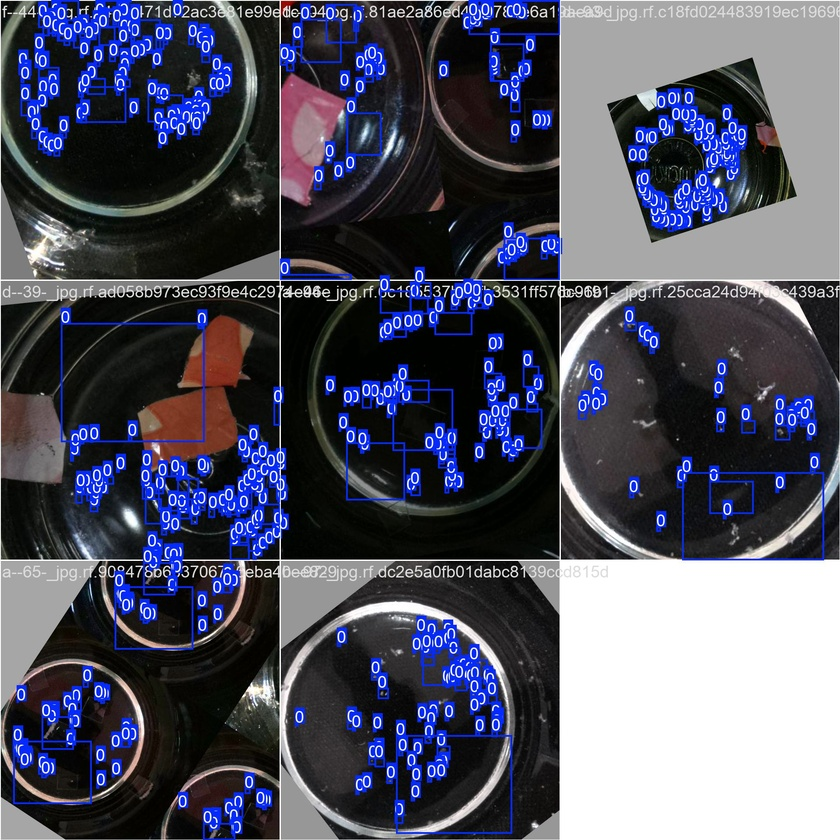
#> input picture Microplastic/detection/microplastic_model/train_batch0.jpg, 840 x 840 px, shrunk from 1920 x 1920 before the run
$ python -i image_detector.py   (imports and definitions only)
#> lines starting #> are read from the running program, lines starting #| are printed output that depends on the picture; after the words box and inside, x2 and y2 are one past the last pixel; in counts of white or black regions, pixels touching at a corner belong together
"""
image_detector.py  — µPlastic Detection System
================================================
Dual-mode detector:

  1. YOLO mode   — loads detection/microplastic_model/weights/best.pt
                   (created by train_model.py --yolo) when available.
                   Uses ultralytics inside a try/except so the app
                   keeps running even if torch/ultralytics is broken.

  2. OpenCV mode — self-calibrating bright-spot detector (no ML).
                   Always available, guaranteed to run.

Pipeline (OpenCV fallback)
--------------------------
  A — Petri-dish masking  : HoughCircles, 85 % radius → exclude rim
  B — CLAHE enhancement   : improve contrast in very dark images
  C — Self-calibrating threshold: mean_inside_dish + 30
  D — Saturation OR-combined for coloured particles (red/blue fibres)
  E — Contour filtering   : area 6 px²–2 % image, solidity ≥ 0.25
  F — Fiber / Fragment / Film classification
  G — Water-quality thresholds
"""

import cv2
import math
import numpy as np
import base64
import os
import json
from datetime import datetime

# ── Model path (written by train_model.py --yolo) ─────────────────────
BASE_DIR   = os.path.dirname(os.path.dirname(os.path.abspath(__file__)))
MODEL_PATH = os.path.join(BASE_DIR, "detection", "microplastic_model", "weights", "best.pt")
THRESH_JSON = os.path.join(BASE_DIR, "detection", "thresholds.json")


# ══════════════════════════════════════════════════════════════════════
# Standalone detect() — used by train_model.py tests / CLI callers
# ══════════════════════════════════════════════════════════════════════

def detect(image_path: str) -> list:
    """
    Detect microplastic particles in an image file.

    Returns a list of dicts with keys:
      x, y, w, h, area, circularity, shape, size_mm, confidence
    """
#> called with image_path = 'microplastic_model/train_batch0.jpg'
    img = cv2.imread(image_path)
#> img is the input picture: shape (840, 840, 3); mean B, G, R 97.8, 82, 80.5
    if img is None:
        return []

    # ── Try YOLO model first if available ────────────────────────────
    if os.path.exists(MODEL_PATH):
        try:
            from ultralytics import YOLO
            model = YOLO(MODEL_PATH)
            results = model(image_path, conf=0.35, verbose=False)
            particles = []
            for box in results[0].boxes:
                x1, y1, x2, y2 = map(int, box.xyxy[0])
                w  = x2 - x1
                h  = y2 - y1
                area   = w * h
                aspect = max(w, h) / (min(w, h) + 1e-5)
                perim  = 2 * (w + h)
                circ   = (4 * math.pi * area) / (perim ** 2 + 1e-5)

                if aspect >= 2.5 and circ < 0.5:
                    shape = "Fiber"
                elif circ >= 0.5:
                    shape = "Fragment"
                else:
                    shape = "Film"

                particles.append({
                    "x":           x1,
                    "y":           y1,
                    "w":           w,
                    "h":           h,
                    "area":        area,
                    "circularity": round(circ, 3),
                    "shape":       shape,
                    "size_mm":     round(math.sqrt(area) * 0.05, 3),
                    "confidence":  round(float(box.conf), 2),
                })
            return particles
        except Exception as e:
            print(f"[Detector] YOLO failed, using OpenCV fallback: {e}")

    # ── OpenCV fallback ───────────────────────────────────────────────
    return _detect_opencv_list(img)


def _detect_opencv_list(img) -> list:
    """Run the OpenCV pipeline and return a plain list (no annotated image)."""
    h, w     = img.shape[:2]
#> h = 840; w = 840
    img_area = h * w
#> img_area = 705600
    gray     = cv2.cvtColor(img, cv2.COLOR_BGR2GRAY)
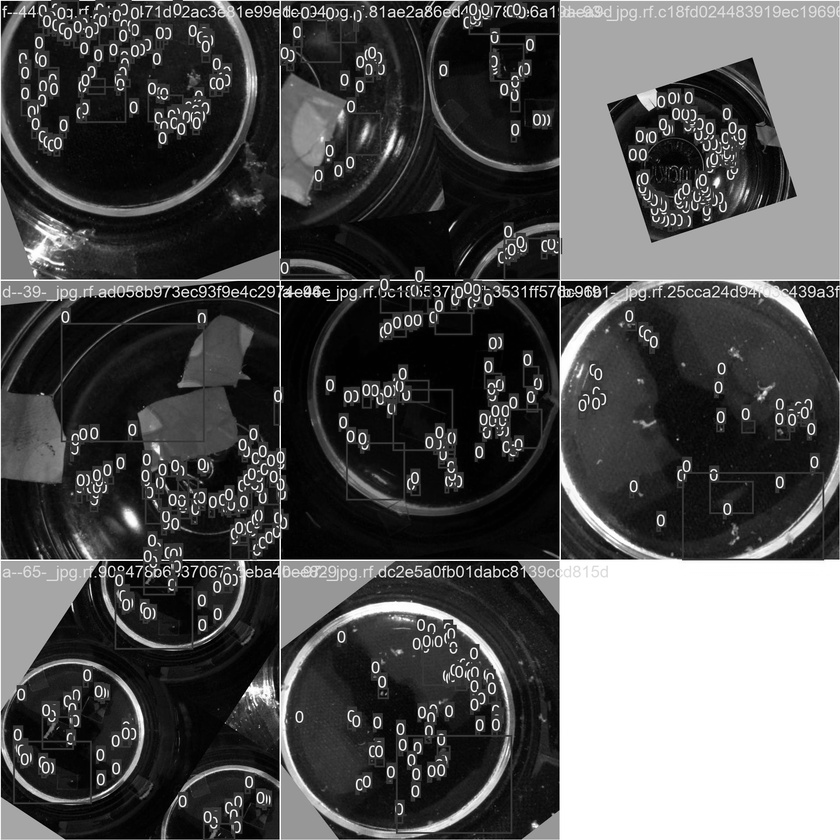
#> gray: shape (840, 840); min 0, max 255, mean 83.3

    mask = _make_dish_mask(gray, h, w)
#> in _make_dish_mask_with_info, `blurred = cv2.GaussianBlur(gray, (9, 9), 2)`:
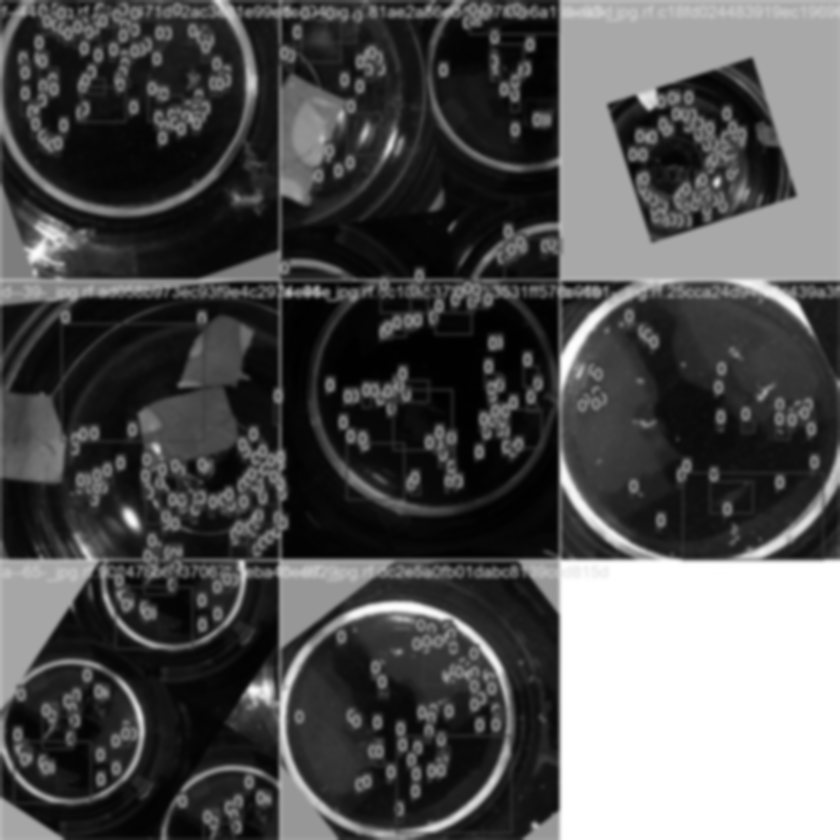
#> blurred: shape (840, 840); min 1, max 255, mean 83.2
#> in _make_dish_mask_with_info, `circles = cv2.HoughCircles( blurred, cv2.HOUGH_GRADIENT, dp        = 1..`: circles = 56 rows, first 8: [431.4, 367.8, 366.2], [337.8, 325.8, 335.9], [160.2, 407.4, 403.2], [269.4, 551.4, 269.9], [249, 249, 247.4], [414.6, 202.2, 366.2], [555, 292.2, 281.8], [467.4, 469.8, 370.2]
#> in _make_dish_mask_with_info, `circles = np.round(circles[0, :]).astype("int")`: circles = 56 rows, first 8: [431, 368, 366], [338, 326, 336], [160, 407, 403], [269, 551, 270], [249, 249, 247], [415, 202, 366], [555, 292, 282], [467, 470, 370]
#> in _make_dish_mask_with_info, `cx, cy, r = circles[0]`: cx = 431; cy = 368; r = 366
#> in _make_dish_mask_with_info, `inner_r   = int(r * inner_ratio)`: inner_r = 311
#> in _make_dish_mask_with_info, `cv2.circle(mask, (cx, cy), inner_r, 255, -1)`:
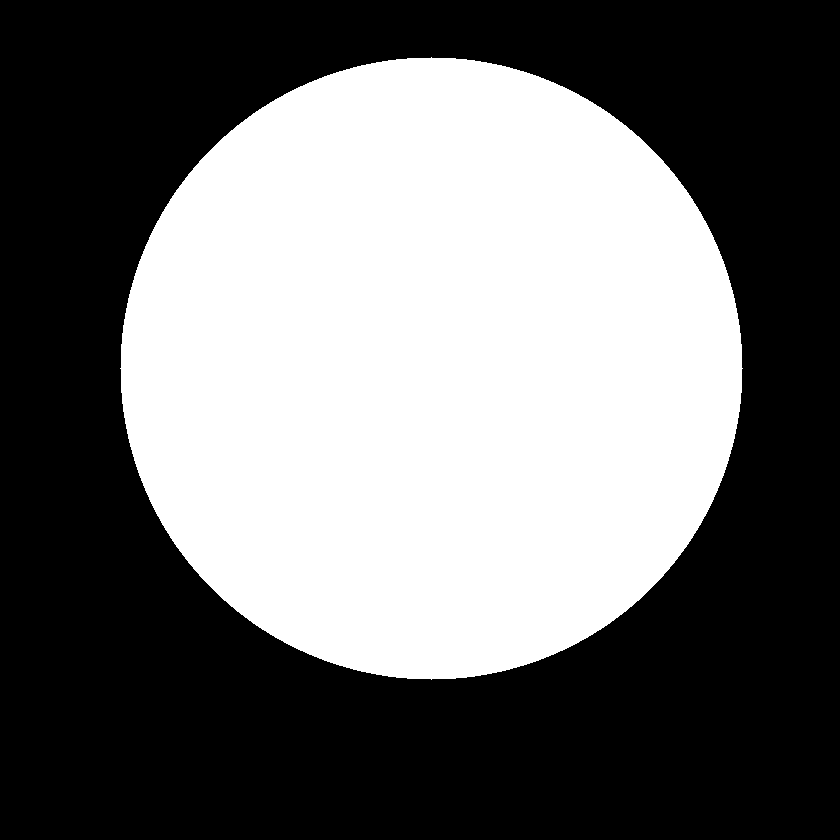
#> mask: shape (840, 840); 43.1% white; 1 white region, box (x1, y1, x2, y2) and area: (120, 57, 743, 680) 303809
#> in _make_dish_mask_with_info, `dish_circle = (cx, cy, inner_r)`: dish_circle = (431, 368, 311)
#| [Detector] Dish: centre=(431,368) r=366 → inner=311

    # CLAHE enhancement
    clip  = _load_clahe_clip()
#> (reads Microplastic/detection/thresholds.json from the repository)
    clahe = cv2.createCLAHE(clipLimit=clip, tileGridSize=(8, 8))
    enhanced = clahe.apply(gray)
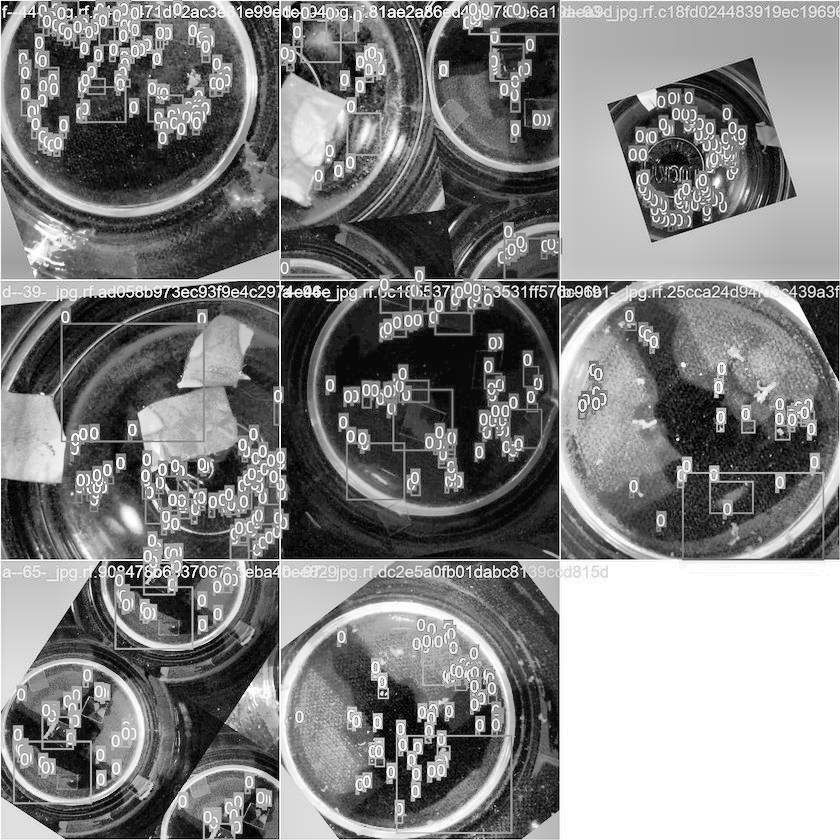
#> enhanced: shape (840, 840); min 0, max 255, mean 130
    masked_enh = cv2.bitwise_and(enhanced, enhanced, mask=mask)
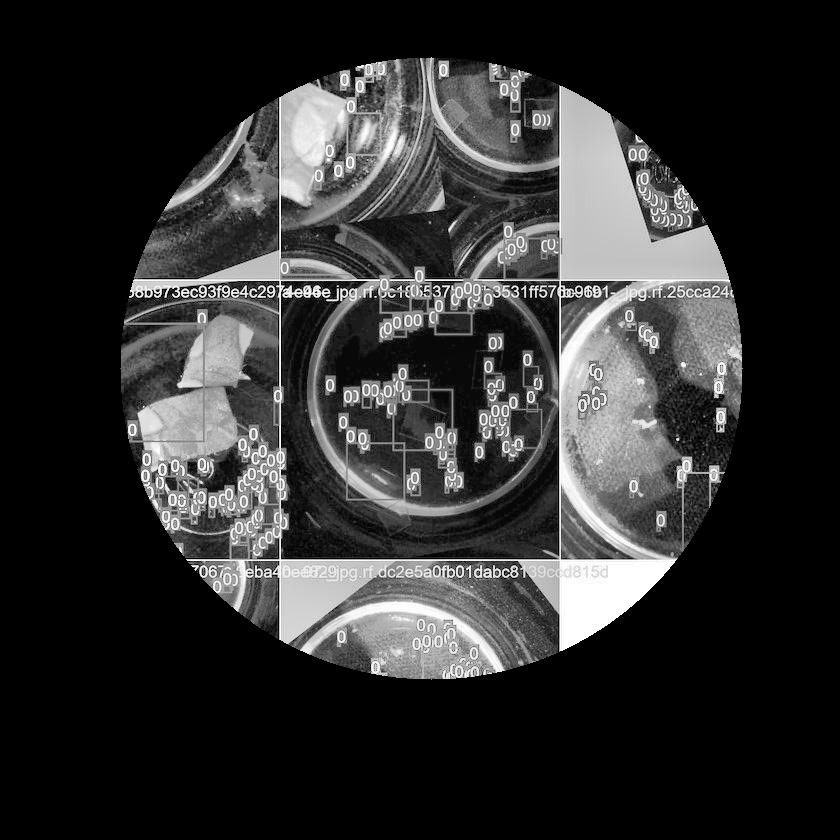
#> masked_enh: shape (840, 840); min 0, max 255, mean 47.7

    # Self-calibrating threshold
    mean_val = float(cv2.mean(gray, mask=mask)[0])
#> mean_val = 58.05
    thr      = int(mean_val + 30)
#> thr = 88
    thr      = max(thr, 80)
    thr      = min(thr, 200)
    _, binary = cv2.threshold(masked_enh, thr, 255, cv2.THRESH_BINARY)
#> binary: shape (840, 840); 23.4% white; 617 white regions (573 under 20 px), largest, box (x1, y1, x2, y2) and area: (120, 57, 743, 680) 150930, (163, 113, 278, 217) 3709, (636, 169, 699, 232) 1867

    kernel  = cv2.getStructuringElement(cv2.MORPH_ELLIPSE, (3, 3))
    cleaned = cv2.morphologyEx(binary, cv2.MORPH_OPEN,  kernel, iterations=1)
#> cleaned: shape (840, 840); 22.2% white; 187 white regions (111 under 20 px), largest, box (x1, y1, x2, y2) and area: (279, 57, 743, 651) 77890, (121, 309, 290, 616) 22938, (251, 558, 534, 680) 22317
    cleaned = cv2.morphologyEx(cleaned, cv2.MORPH_CLOSE, kernel, iterations=1)
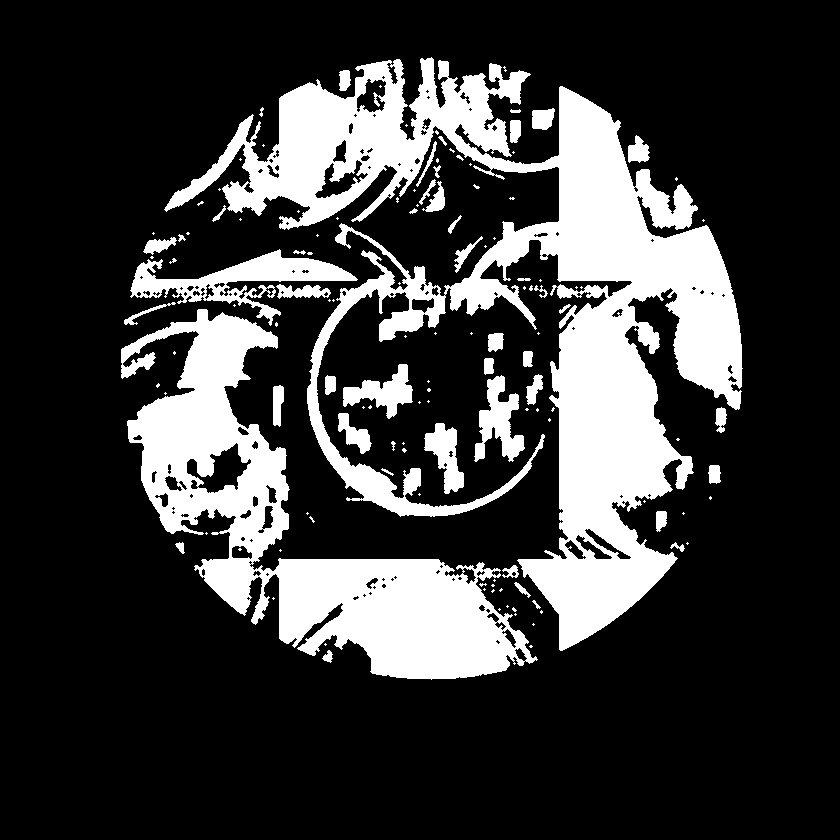
#> cleaned: shape (840, 840); 22.8% white; 133 white regions (84 under 20 px)

    contours, _ = cv2.findContours(cleaned, cv2.RETR_EXTERNAL, cv2.CHAIN_APPROX_SIMPLE)
#> contours = 131 contours, 89 with area under 20; largest, box (x1, y1, x2, y2) and area: (164, 57, 743, 651) 96396, (121, 309, 538, 680) 48194, (130, 249, 358, 326) 5129, (474, 375, 525, 462) 1948, (343, 364, 413, 419) 1578

    particles = []
    for cnt in contours:
        area = cv2.contourArea(cnt)
        if area < 6 or area > img_area * 0.02:
            continue
        x, y, bw, bh = cv2.boundingRect(cnt)
        if x <= 2 or y <= 2 or x + bw >= w - 2 or y + bh >= h - 2:
            continue
        hull_area = cv2.contourArea(cv2.convexHull(cnt))
        if hull_area < 1 or area / hull_area < 0.25:
            continue

        perimeter   = cv2.arcLength(cnt, True)
        circularity = (4 * math.pi * area) / (perimeter ** 2 + 1e-5)
        aspect      = float(max(bw, bh)) / (min(bw, bh) + 1e-5)
        shape, _    = _classify(circularity, aspect)

        particles.append({
            "x":           x,
            "y":           y,
            "w":           bw,
            "h":           bh,
            "area":        int(area),
            "circularity": round(circularity, 3),
            "shape":       shape,
            "size_mm":     round(math.sqrt(float(area)) * 0.05, 3),
            "confidence":  0.0,
        })
#> this loop made 131 passes
#> (area, x, y, bw, bh, hull_area, perimeter, circularity) on passes 1, 17, 19, 22, 23, 28, 33, 38, 40, 43, 51, 54: (64.5, 322, 650, 11, 13, 78.5, 39.7, 0.514), (62.5, 514, 582, 17, 16, 79.5, 49.84, 0.316), (103.5, 502, 565, 17, 13, 159, 68.33, 0.279), (42, 670, 542, 15, 10, 81.5, 44.77, 0.263), (53, 175, 542, 10, 12, 62, 33.8, 0.583), (162, 656, 511, 11, 21, 173.5, 59.46, 0.576), (177, 708, 465, 13, 19, 198, 56.97, 0.685), (1376, 424, 423, 40, 71, 1928.5, 225.3, 0.341), (573.5, 338, 413, 34, 41, 830.5, 140.3, 0.366), (181.5, 715, 407, 12, 26, 228.5, 78.67, 0.369), (322, 273, 385, 11, 42, 360, 96.97, 0.43), (1947.5, 474, 375, 51, 87, 3320.5, 402.4, 0.151)
#> after the loop, particles = 63 items
    return particles


# ══════════════════════════════════════════════════════════════════════
# MicroplasticDetector class (used by app.py via analyze())
# ══════════════════════════════════════════════════════════════════════

class MicroplasticDetector:
    """Detect and classify microplastic particles in petri-dish images."""

    # [237 lines left out: functions __init__, analyze, _analyze_yolo, _analyze_opencv, _build_result, not called in this run]


# ══════════════════════════════════════════════════════════════════════
# Module-level helper functions (shared by class and standalone detect())
# ══════════════════════════════════════════════════════════════════════

def _make_dish_mask(gray, h, w, inner_ratio=0.85):
    """Return a binary mask covering the inner INNER_RATIO of the petri dish."""
    mask, _ = _make_dish_mask_with_info(gray, h, w, inner_ratio)
    return mask


def _make_dish_mask_with_info(gray, h, w, inner_ratio=0.85):
    """Return (mask, dish_circle_or_None)."""
    blurred = cv2.GaussianBlur(gray, (9, 9), 2)
    circles = cv2.HoughCircles(
        blurred,
        cv2.HOUGH_GRADIENT,
        dp        = 1.2,
        minDist   = 100,
        param1    = 50,
        param2    = 30,
        minRadius = int(min(h, w) * 0.25),
        maxRadius = int(min(h, w) * 0.55),
    )

    mask = np.zeros((h, w), dtype=np.uint8)
    dish_circle = None

    if circles is not None:
        circles = np.round(circles[0, :]).astype("int")
        cx, cy, r = circles[0]
        inner_r   = int(r * inner_ratio)
        cv2.circle(mask, (cx, cy), inner_r, 255, -1)
        dish_circle = (cx, cy, inner_r)
        print(f"[Detector] Dish: centre=({cx},{cy}) r={r} → inner={inner_r}")
    else:
        cx, cy = w // 2, h // 2
        cv2.ellipse(mask, (cx, cy),
                    (int(w * 0.35), int(h * 0.35)),
                    0, 0, 360, 255, -1)
        print("[Detector] No circle found — using centre ellipse fallback")

    return mask, dish_circle


def _load_clahe_clip() -> float:
    """Load clipLimit from thresholds.json, default 4.0."""
    if os.path.exists(THRESH_JSON):
        try:
            with open(THRESH_JSON) as f:
                return float(json.load(f).get("clahe_clip_limit", 4.0))
        except Exception:
            pass
    return 4.0


def _classify(circ: float, aspect: float):
    """Returns (shape_name, BGR_colour)."""
    if aspect >= 2.5 and circ < 0.5:
        return "Fiber",    (80,  160, 255)   # blue
    if circ >= 0.5:
        return "Fragment", (0,   220, 100)   # green
    return "Film",         (30,  200, 255)   # orange-cyan


# [7 lines left out: function _status, not called in this run]

>>> result = detect('microplastic_model/train_batch0.jpg')
#> result = 63 items
